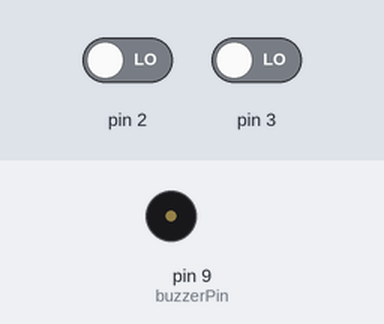
This sketch was run on a simulated Arduino Uno, built with avr-gcc and run on an emulated ATmega328P. On the bench: buzzer (waves = sounding). Inputs (shaded band) come from the test bench; at power-on: pin 2 LOW, pin 3 LOW. What the sketch prints to the serial monitor is not drawn.

Above: at 1.2 s.
1.3 s: pin 2 driven HIGH
At 2.5 s:
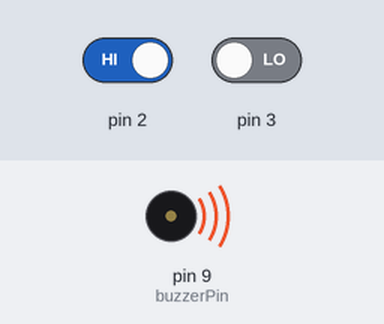
2.8 s: pin 3 driven HIGH
At 3.5 s:
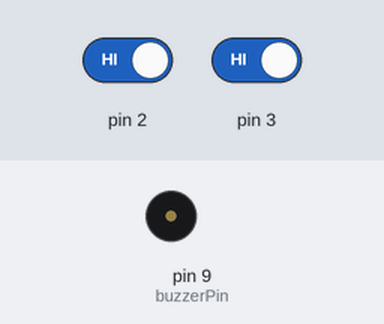
Timing chart, 0 to 5.8 s (numbered marks = the images above; inputs shaded):
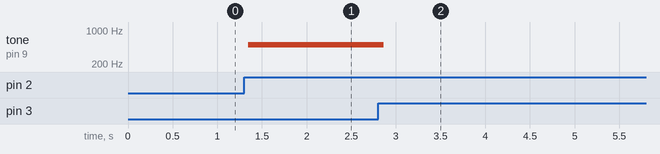

Measured:
- after the input at 1.3 s, tone on pin 9 (buzzerPin): silent → 500 Hz at once
- after the input at 2.8 s, tone on pin 9 (buzzerPin): 500 Hz → silent after 0.06 s

The sketch:

reto_5.ino
```cpp
const int buzzerPin = 9;   // Pin conectado al buzzer
volatile bool alarmaActiva = false;
volatile bool toggleBuzzer = false;

void setup() {
  pinMode(buzzerPin, OUTPUT);
  Serial.begin(9600);

  // --- Interrupción externa en pin 2 (INT0) para activar alarma ---
  attachInterrupt(digitalPinToInterrupt(2), activarAlarma, RISING);

  // --- Interrupción externa en pin 3 (INT1) para desactivar alarma ---
  attachInterrupt(digitalPinToInterrupt(3), desactivarAlarma, RISING);

  // --- Configurar Timer2 en modo CTC ---
  noInterrupts();
  TCCR2A = 0;
  TCCR2B = 0;
  TCNT2  = 0;

  // OCR2A determina la frecuencia del buzzer
  // Ejemplo: 16 MHz / (prescaler 64 * (249+1)) = 1 kHz
  OCR2A = 249;
  TCCR2A |= (1 << WGM21);   // Modo CTC
  TCCR2B |= (1 << CS22);    // Prescaler 64
  TIMSK2 |= (1 << OCIE2A);  // Habilitar interrupción
  interrupts();
}

void loop() {
  // El loop no hace nada, todo lo manejan las ISR
}

// ISR: Activar alarma
void activarAlarma() {
  alarmaActiva = true;
  Serial.println("🚨 Alarma activada");
}

// ISR: Desactivar alarma
void desactivarAlarma() {
  alarmaActiva = false;
  digitalWrite(buzzerPin, LOW);
  Serial.println("✅ Alarma desactivada");
}

// ISR del Timer2: genera el sonido del buzzer
ISR(TIMER2_COMPA_vect) {
  if (alarmaActiva) {
    toggleBuzzer = !toggleBuzzer;
    digitalWrite(buzzerPin, toggleBuzzer);
  }
}
```
